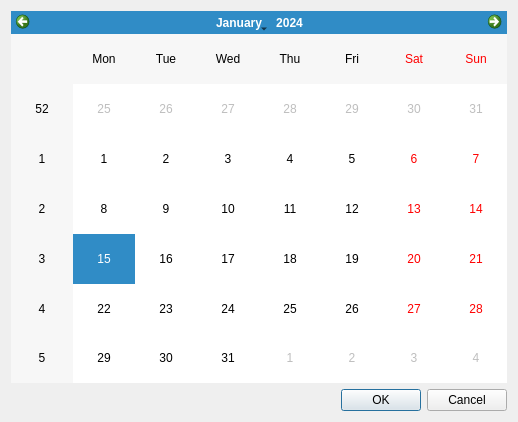
<?xml version="1.0" encoding="UTF-8"?>
<ui version="4.0">
 <class>DialogSetPrediction</class>
 <widget class="QDialog" name="DialogSetPrediction">
  <property name="geometry">
   <rect>
    <x>0</x>
    <y>0</y>
    <width>518</width>
    <height>422</height>
   </rect>
  </property>
  <property name="windowTitle">
   <string>Dialog</string>
  </property>
  <layout class="QVBoxLayout" name="verticalLayout">
   <item>
    <widget class="QCalendarWidget" name="calendarWidget"/>
   </item>
   <item>
    <widget class="QDialogButtonBox" name="buttonBox">
     <property name="orientation">
      <enum>Qt::Horizontal</enum>
     </property>
     <property name="standardButtons">
      <set>QDialogButtonBox::Cancel|QDialogButtonBox::Ok</set>
     </property>
    </widget>
   </item>
  </layout>
 </widget>
 <resources/>
 <connections>
  <connection>
   <sender>buttonBox</sender>
   <signal>accepted()</signal>
   <receiver>DialogSetPrediction</receiver>
   <slot>accept()</slot>
   <hints>
    <hint type="sourcelabel">
     <x>248</x>
     <y>254</y>
    </hint>
    <hint type="destinationlabel">
     <x>157</x>
     <y>274</y>
    </hint>
   </hints>
  </connection>
  <connection>
   <sender>buttonBox</sender>
   <signal>rejected()</signal>
   <receiver>DialogSetPrediction</receiver>
   <slot>reject()</slot>
   <hints>
    <hint type="sourcelabel">
     <x>316</x>
     <y>260</y>
    </hint>
    <hint type="destinationlabel">
     <x>286</x>
     <y>274</y>
    </hint>
   </hints>
  </connection>
 </connections>
</ui>
